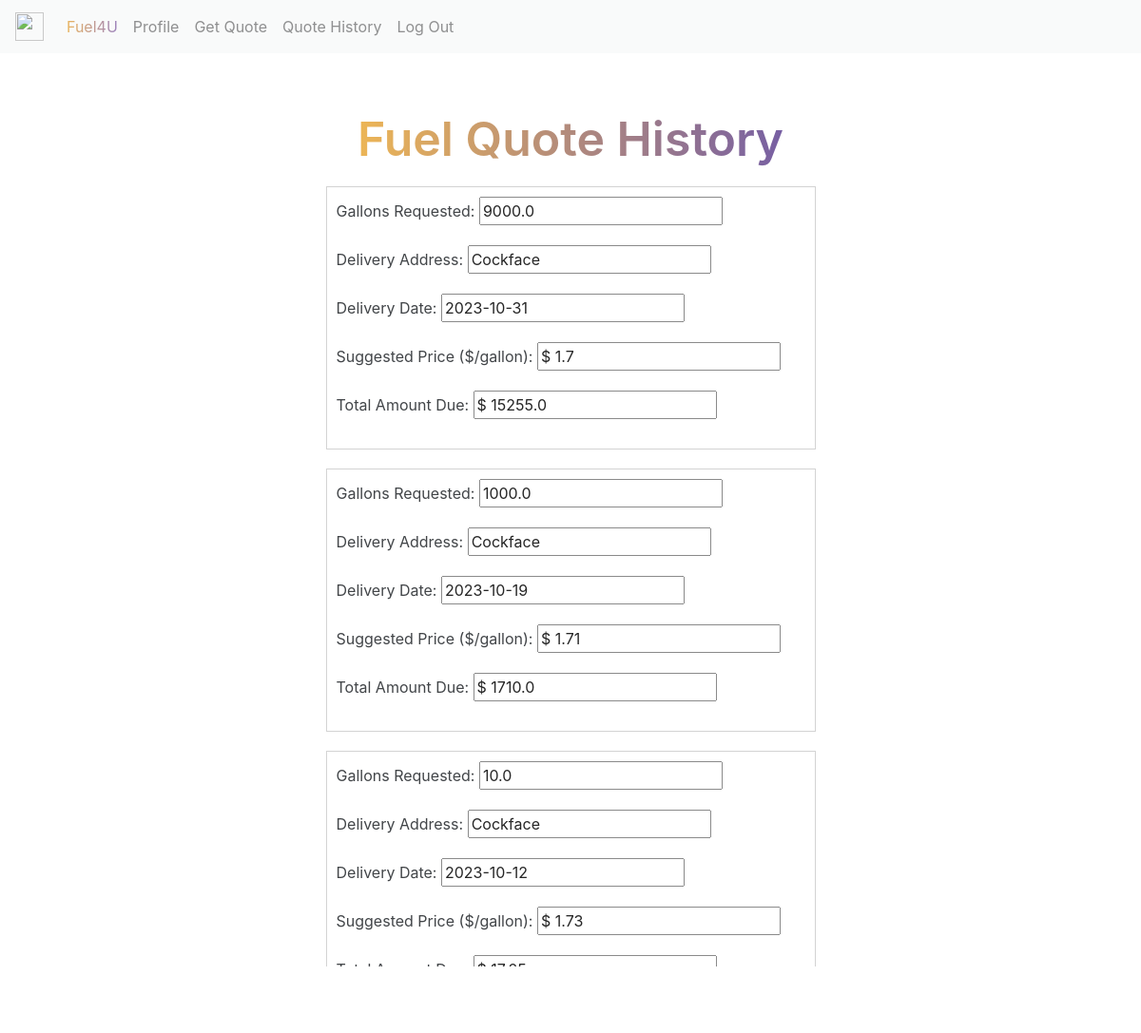
Screenshot of /quote_history (signed in) with the database file from the repository.
### website/models.py (models this page shows, shortened)
class Quote(db.Model):
    id = db.Column(db.Integer, primary_key=True)
    gallons_requested = db.Column(db.Float, nullable=False)
    delivery_date = db.Column(db.Date, nullable=False)
    suggested_price = db.Column(db.Float)
    total_amount_due = db.Column(db.Float)
    state = db.Column(db.String(2))
    address = db.Column(db.String(150))
    user_id = db.Column(db.Integer, db.ForeignKey('user.id'), nullable=False)
    user = db.relationship('User', back_populates="quotes")

### website/views.py (the view)
@views.route('/quote_history')
def quotehistory():
    return render_template("quotehistory.html", user=current_user)

### website/__init__.py (called while the page is built)
def create_app():
    app = Flask(__name__)
    app.config['SECRET_KEY'] = 'hjshjhdjah kjshkjdhjs'
    app.config['SQLALCHEMY_DATABASE_URI'] = f'sqlite:///{DB_NAME}'
    db.init_app(app)
    from .views import views
    from .auth import auth
    app.register_blueprint(views, url_prefix='/')
    app.register_blueprint(auth, url_prefix='/')
    from .models import User, Quote
    with app.app_context():
        db.create_all()
    login_manager = LoginManager()
    login_manager.login_view = 'auth.login'
    login_manager.init_app(app)
    @login_manager.user_loader
    def load_user(user_id):
        return User.query.filter_by(username=user_id).first()
    return app

### website/templates/quotehistory.html
{% extends "base.html" %} {% block title %}Quote History{% endblock %}
{% block content %}
<div style="padding: 20px; margin: 0 auto; margin-top: 40px; background-color: white; opacity: 85%; width: 50%;">
    <h3 align="center">Fuel Quote History</h3>
    {% for quote in user.quotes[::-1] %}
    <form method="GET" style="margin-top: 20px; border: 1px solid #ccc; padding: 10px;">
        <div class="form-group">
            <label for="gallonsRequested{{ loop.index }}">Gallons Requested:</label>
            <input type="text" id="gallonsRequested{{ loop.index }}" name="gallonsRequested{{ loop.index }}" readonly value="{{ quote.gallons_requested }}">
        </div>
        <div class="form-group">
            <label for="deliveryAddress{{ loop.index }}">Delivery Address:</label>
            <input type="text" id="deliveryAddress{{ loop.index }}" name="deliveryAddress{{ loop.index }}" readonly value="{{ quote.address }}">
        </div>
        <div class="form-group">
            <label for="deliveryDate{{ loop.index }}">Delivery Date:</label>
            <input type="text" id="deliveryDate{{ loop.index }}" name="deliveryDate{{ loop.index }}" readonly value="{{ quote.delivery_date }}">
        </div>
        <div class="form-group">
            <label for="suggestedPrice{{ loop.index }}">Suggested Price ($/gallon):</label>
            <input type="text" id="suggestedPrice{{ loop.index }}" name="suggestedPrice{{ loop.index }}" readonly value="$ {{ quote.suggested_price | round(2) }}">
        </div>
        <div class="form-group">
            <label for="totalAmount{{ loop.index }}">Total Amount Due:</label>
            <input type="text" id="totalAmount{{ loop.index }}" name="totalAmount{{ loop.index }}" readonly value="$ {{ quote.total_amount_due | round(2) }}">
        </div>
    </form>
    {% endfor %}
</div>
{% endblock %}

### website/templates/base.html (shortened to what this page needs)
<!DOCTYPE html>
<html>
    <head>
        <link rel="stylesheet" href="{{ url_for('static', filename='/bootstrap.css')}}">
    </head>
    <body>
        <nav class="navbar navbar-expand-lg navbar-light bg-light" style="opacity: 85%;">
            <a class="navbar-brand" href="/">
                <img src="{{ url_for('static', filename='jetlogo.png')}}" width="30" height="30" class="d-inline-block align-top" alt="">
            </a>
            <div class="collapse navbar-collapse" id="navbarNav">
              <ul class="navbar-nav">
                <li class="nav-item">
                  <a class="nav-link" href="/" style="background-image: linear-gradient(to left, #7f66c3, #f4b032);
                  color: transparent;
                  background-clip: text;
                  -webkit-background-clip: text;">Fuel4U</a>
                </li>
                {% if user.is_authenticated %}
                <li class="nav-item">
                  <a class="nav-link" href="/profile">Profile</a>
                </li>
                <li class="nav-item">
                  <a class="nav-link" href="/get_quote">Get Quote</a>
                </li>
                <li class="nav-item">
                  <a class="nav-link" href="/quote_history">Quote History</a>
                </li>
                <li class="nav-item">
                  <a class="nav-link" href="/logout">Log Out</a>
                </li>
                {% endif %}
              </ul>
            </div>
          </nav>
          <div class="container">{% block content %} {% endblock %}</div>
    </body>
</html>

### rows the page displays
Quote: gallons_requested "9000.0", address "Cockface", delivery_date "2023-10-31", suggested_price "$ 1.7", total_amount_due "$ 15255.0"
Quote: gallons_requested "1000.0", address "Cockface", delivery_date "2023-10-19", suggested_price "$ 1.71", total_amount_due "$ 1710.0"
Quote: gallons_requested "10.0", address "Cockface", delivery_date "2023-10-12", suggested_price "$ 1.73", total_amount_due "$ 17.25"
